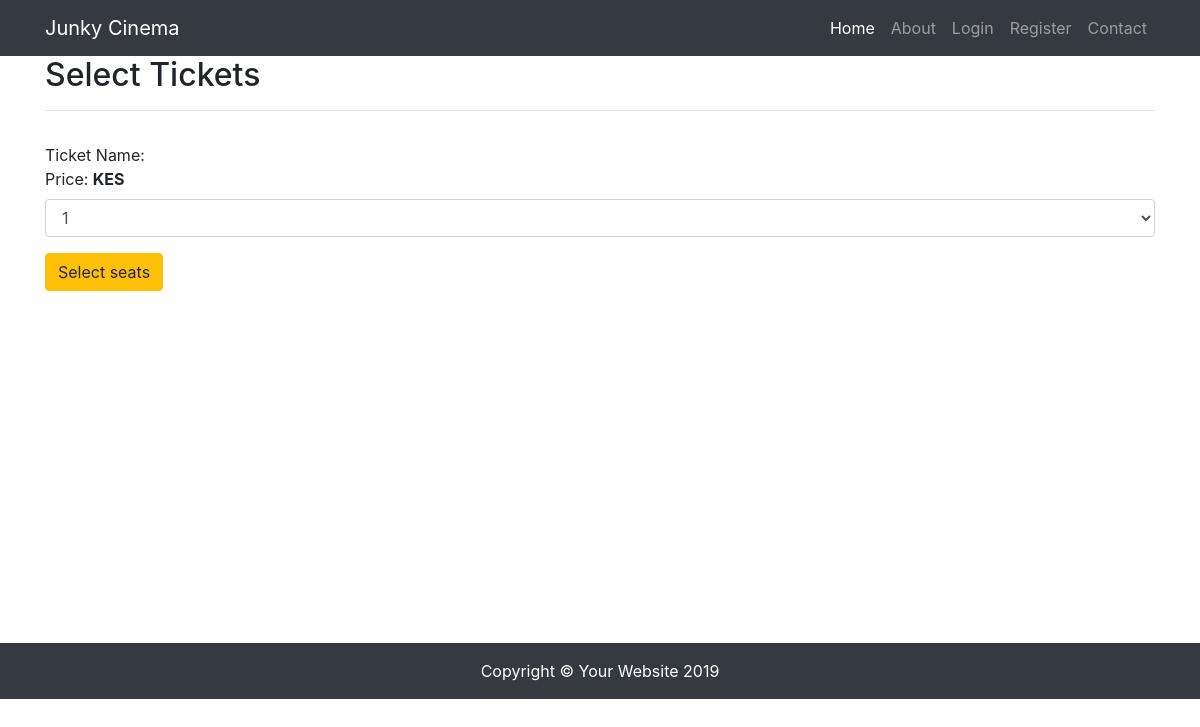
The app's page /tickets.php?show=1, older data.
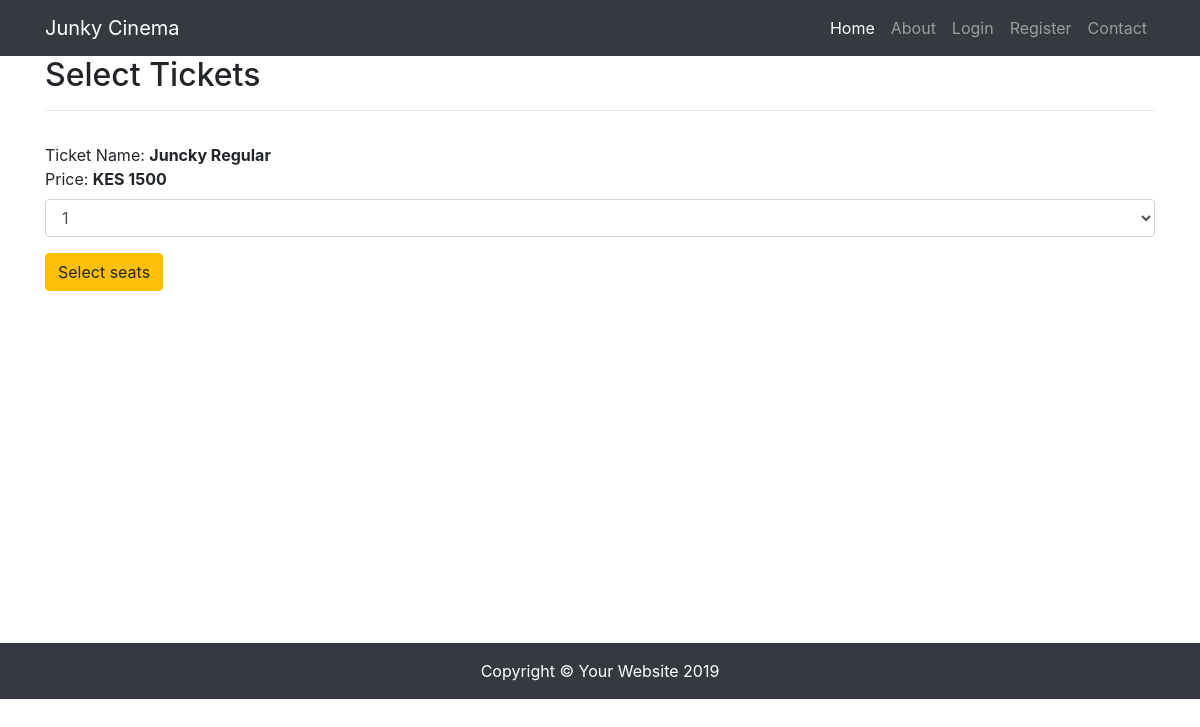
The same page, newer data.
### tables this page shows
CREATE TABLE IF NOT EXISTS `ticket` (
  `TicketId` varchar(50) NOT NULL,
  `TicketName` varchar(50) NOT NULL,
  `TicketPrice` double NOT NULL,
  `TicketMax` varchar(50) NOT NULL,
  `Status` varchar(50) NOT NULL,
  `ShowtimeId` varchar(50) NOT NULL,
  PRIMARY KEY (`TicketId`),
  KEY `ShowtimeId` (`ShowtimeId`)
);

### config/config.php (called while the page is built, shortened)
<?php
function connection(){
    return $conn = new mysqli('localhost', DB_USER, DB_PASS, DB, 3306);
}
function getTickets($showid){
    $arrr = [];
    $query = "SELECT `TicketId`, `TicketName`, `TicketPrice`, `TicketMax`, `Status`, `ShowtimeId` FROM `ticket` WHERE `ShowtimeId` = '$showid'";
    $resp = mysqli_query( connection(), $query);
    while($data = $resp->fetch_assoc()){
        array_push($arrr, $data);
    }
    return $arrr;
}
?>

### tickets.php (the view, shortened to what this page needs)
<?php
require_once('config/config.php');
$ticketsData = getTickets($_REQUEST['show'])[0];
?>
<!DOCTYPE html>
<html lang="en">
<head>
  <link href="vendor/bootstrap/css/bootstrap.min.css" rel="stylesheet">
  <link href="css/business-frontpage.css" rel="stylesheet">
</head>
<body>
  <?php
  require_once('config/nav.php');
  ?>
  <div class="container">
    <div class="row">
        <div class="col-md-12 mb-5">
            <h2>Select Tickets</h2>
        <hr>
        </div>
    </div>
    <div class="row" style="min-height:500px;">
      <div class="col-md-12 mb-5">
      <form>
        <div class="form-group">
            <label for="exampleFormControlSelect1">Ticket Name: <b><?=$ticketsData['TicketName']?></b> <br>Price: <b>KES <?=$ticketsData['TicketPrice']?></b></label>
            <select name="quantity" class="form-control" id="exampleFormControlSelect1">
            <option>1</option>
            </select>
        </div>
        <div class="form-group">
            <button name="next" type="submit" class="btn btn-warning mb-2">Select seats</button>
        </div>
    </form>
      </div>
    </div>
  </div>
<?php
require_once('config/footer.php');
?>
</body>
</html>

### config/nav.php (shortened to what this page needs)
<nav class="navbar navbar-expand-lg navbar-dark bg-dark fixed-top">
    <div class="container">
      <a class="navbar-brand" href="#"> <?=SYSTEM_NAME?></a>
      <div class="collapse navbar-collapse" id="navbarResponsive">
        <ul class="navbar-nav ml-auto">
          <li class="nav-item active">
            <a class="nav-link" href="/">Home
            </a>
          </li>
          <li class="nav-item">
            <a class="nav-link" href="#">About</a>
          </li>
         <?php
         if(isset($_SESSION['islogged_in'])){
         ?>
         <li class="nav-item">
            <a class="nav-link" href="#">Profile</a>
          </li>
          <li class="nav-item">
            <a class="nav-link" href="logout.php">Logout</a>
          </li>
          <?php
         }else{
          ?>
           <li class="nav-item">
            <a class="nav-link" href="login.php">Login</a>
          </li>
          <li class="nav-item">
            <a class="nav-link" href="register.php">Register</a>
          </li>
          <?php
         }
          ?>
          <li class="nav-item">
            <a class="nav-link" href="#">Contact</a>
          </li>
        </ul>
      </div>
    </div>
  </nav>

### config/footer.php
<footer class="py-5 bg-dark">
  <div class="container">
    <p class="m-0 text-center text-white">Copyright &copy; Your Website 2019</p>
  </div>
</footer>

### css/business-frontpage.css (style rules this page uses)
body { padding-top: 56px; }

### tickets.php (style rules this page uses)
.pb-5, .py-5 { padding-bottom: 1rem!important; }
.pt-5, .py-5 { padding-top: 1rem!important; }
.mb-5, .my-5 { margin-bottom: 1rem!important; }

Row changes from the older to the newer data that the page shows:
added ticket: TicketName "Juncky Regular", TicketPrice "1500"
